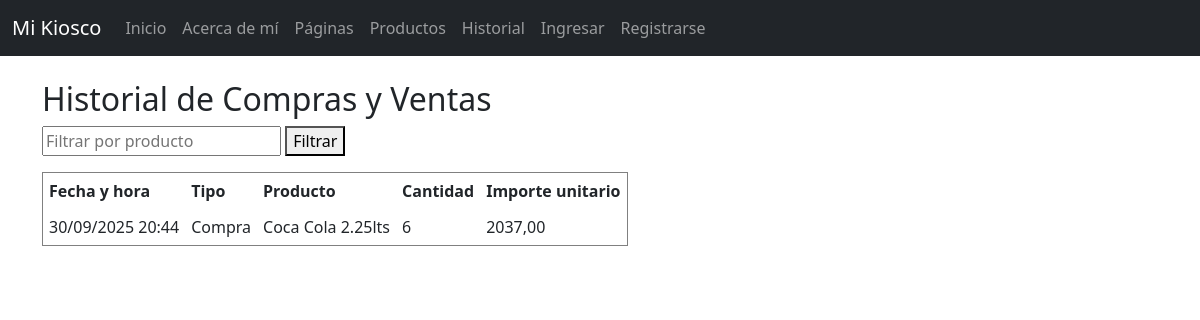
The page /historial/ on the database its author committed.
### app_kiosco/models.py (models this page shows, shortened)
class Product(models.Model):
    name = models.CharField(max_length=150)
    barcode = models.CharField(max_length=50, blank=True, null=True, unique=True)
    category = models.CharField(max_length=80, blank=True)
    supplier = models.ForeignKey(Supplier, on_delete=models.SET_NULL, null=True, blank=True)
    cost_price = models.DecimalField(max_digits=10, decimal_places=2)
    sale_price = models.DecimalField(max_digits=10, decimal_places=2)
    def __str__(self):
        return self.name

class Purchase(models.Model):
    product = models.ForeignKey(Product, on_delete=models.CASCADE, related_name="purchases")
    qty = models.PositiveIntegerField()
    unit_cost = models.DecimalField(max_digits=10, decimal_places=2)
    date = models.DateTimeField(default=timezone.now)

### app_kiosco/views.py (the view, shortened to what this page needs)
# urls.py: path('historial/', history, name='history'),
def history(request):
    purchases = Purchase.objects.select_related("product").all()
    sales = Sale.objects.select_related("product").all()
    entries = []
    for c in purchases:
        entries.append({
            "date": c.date,
            "type": "Compra",
            "product": c.product,
            "qty": c.qty,
            "unit_amount": c.unit_cost,
        })
    entries.sort(key=lambda e: e["date"], reverse=True)
    q = (request.GET.get("q") or "").strip()
    if q:
        entries = [e for e in entries if q.lower() in str(e["product"]).lower()]
    return render(request, "app_kiosco/history.html", {"entries": entries, "q": q})

### inbox/context_processors.py (called while the page is built, shortened)
def unread_messages_count(request):
    if not request.user.is_authenticated:
        return {"unread_count": 0}

### app_kiosco/templates/app_kiosco/history.html (shortened to what this page needs)
{% extends 'app_kiosco/base.html' %}
{% block content %}
<h2>Historial de Compras y Ventas</h2>
<form method="get" style="margin: 0 0 1rem">
  <input type="text" name="q" value="{{ q }}" placeholder="Filtrar por producto">
  <button type="submit">Filtrar</button>
</form>
<table border="1" cellpadding="6">
  <thead>
    <tr>
      <th>Fecha y hora</th>
      <th>Tipo</th>
      <th>Producto</th>
      <th>Cantidad</th>
      <th>Importe unitario</th>
    </tr>
  </thead>
  <tbody>
    {% for e in entries %}
      <tr>
        <td>{{ e.date|date:"d/m/Y H:i" }}</td>
        <td>{{ e.type }}</td>
        <td>{{ e.product }}</td>
        <td>{{ e.qty }}</td>
        <td>{{ e.unit_amount }}</td>
      </tr>
    {% empty %}
      <tr><td colspan="5">Sin movimientos</td></tr>
    {% endfor %}
  </tbody>
</table>
{% endblock %}

### rows shown on the page
Product: date "30/09/2025 20:44", type "Compra", product "Coca Cola 2.25lts", qty "6", unit_amount "2037,00"
